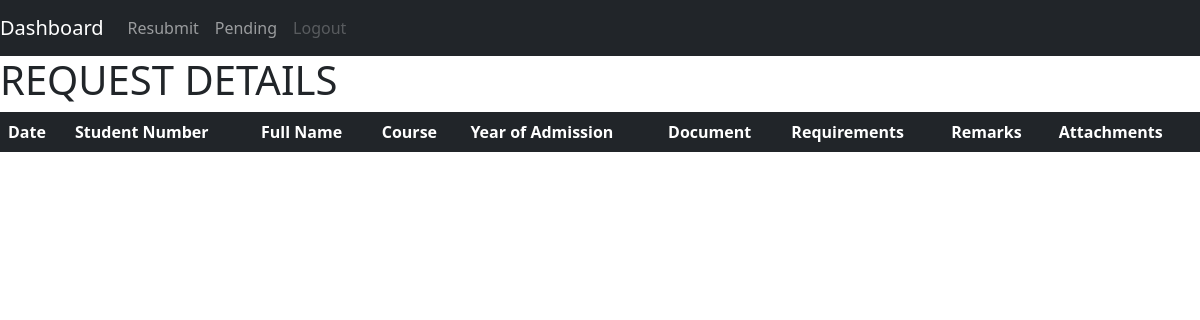
Before: /optimized/public/student_view/view.php?request_number=25 with the older database file.
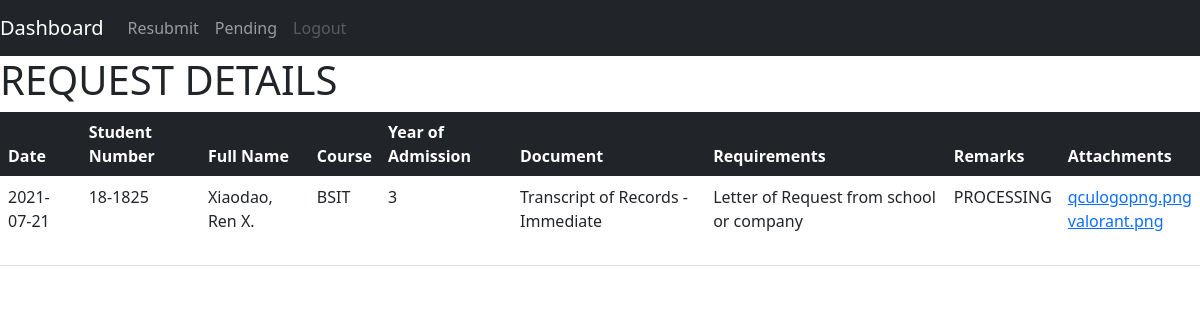
After: the same page with the newer database file.
### tables this page shows
CREATE TABLE `document_request` (
  `request_number` int(12) NOT NULL,
  `student_number` varchar(10) NOT NULL,
  `document_id` int(10) NOT NULL,
  `request_date` date NOT NULL,
  `request_status` varchar(20) NOT NULL,
  `remarks` longtext DEFAULT NULL,
  `upfile` varchar(2048) DEFAULT NULL,
  `upfile_name` varchar(128) DEFAULT NULL
);

CREATE TABLE `student_info` (
  `student_number` varchar(10) NOT NULL,
  `last_name` varchar(50) NOT NULL,
  `first_name` varchar(50) NOT NULL,
  `middle_name` varchar(50) NOT NULL,
  `full_name` varchar(128) NOT NULL,
  `course` varchar(128) NOT NULL,
  `year_of_enrollment` varchar(16) NOT NULL,
  `email` varchar(128) NOT NULL
);

CREATE TABLE `documents` (
  `document_id` int(10) NOT NULL,
  `document_name` varchar(50) NOT NULL,
  `requirements` longtext NOT NULL
);

### optimized/public/student_view/view.php (the view)
<?php
    require_once "../../resource/opt1/database.php";
    require_once "../../resource/opt1/header.php";
    require_once "../../resource/opt1/nav.php";
    $request_get = $_GET['request_number'];
    $statement = $pdo->prepare("SELECT document_request.request_number, document_request.request_date, student_info.student_number, student_info.full_name, student_info.course, student_info.year_of_enrollment, documents.document_name, documents.requirements, document_request.remarks, document_request.upfile, document_request.upfile_name FROM document_request INNER JOIN student_info ON document_request.student_number = student_info.student_number JOIN documents ON document_request.document_id = documents.document_id WHERE document_request.request_number = :request_get");
    $statement->bindValue(':request_get', $request_get);
    $statement->execute();
    $requests = $statement->fetchAll(PDO::FETCH_ASSOC);
?>
<h1>REQUEST DETAILS</h1>
<table class="table">
  <thead class="table-dark">
    <tr>
      <th scope="col">Date</th>
      <th scope="col">Student Number</th>
      <th scope="col">Full Name</th>
      <th scope="col">Course</th>
      <th scope="col">Year of Admission</th>
      <th scope="col">Document</th>
      <th scope="col">Requirements</th>
      <th scope="col">Remarks</th>
      <th scope="col">Attachments</th>
    </tr>
  </thead>
  <tbody>
  <?php foreach ($requests as $i => $request): ?>
      <tr>
        <td><?php echo $request['request_date']?></td>
        <td><?php echo $request['student_number']?></td>
        <td><?php echo $request['full_name']?></td>
        <td><?php echo $request['course']?></td>
        <td><?php echo $request['year_of_enrollment']?></td>
        <td><?php echo $request['document_name']?></td>
        <td><?php echo $request['requirements']?></td>
        <td>
            <?php
                if($request['remarks'] == NULL){
                    echo '<i>No Remarks</i>';
                }
                else{
                    echo $request['remarks'];
                }
            ?>
        </td>
        <td>
        <?php
            if($request['upfile'] != NULL && $request['upfile_name'] != NULL):
                $arr = explode(' ',$request['upfile']);
                $arr_name = explode(' ', $request['upfile_name']);
                for($j = 0; $j < count($arr); $j++):
        ?>
                <a href="<?php echo $arr[$j] ?>" target="_blank"><?php echo $arr_name[$j]?></a><br>
                <?php endfor;
                 else: ?>
                     <i>No Attachments</i>
                <?php
                endif ?>
            </td>
        </tr>
    <?php endforeach ?>
  </tbody>
</table>
  </body>
</html>

Changed rows visible on the page:
added document_request: request_date "2021-07-21", student_info.student_number "18-1825", student_info.full_name "Xiaodao, Ren X.", student_info.course "BSIT", student_info.year_of_enrollment "3", document.document_name "Transcript of Records - Immediate", document.requirements "Letter of Request from school or company", remarks "PROCESSING", upfile_name "qculogopng.png", upfile_name "valorant.png"
